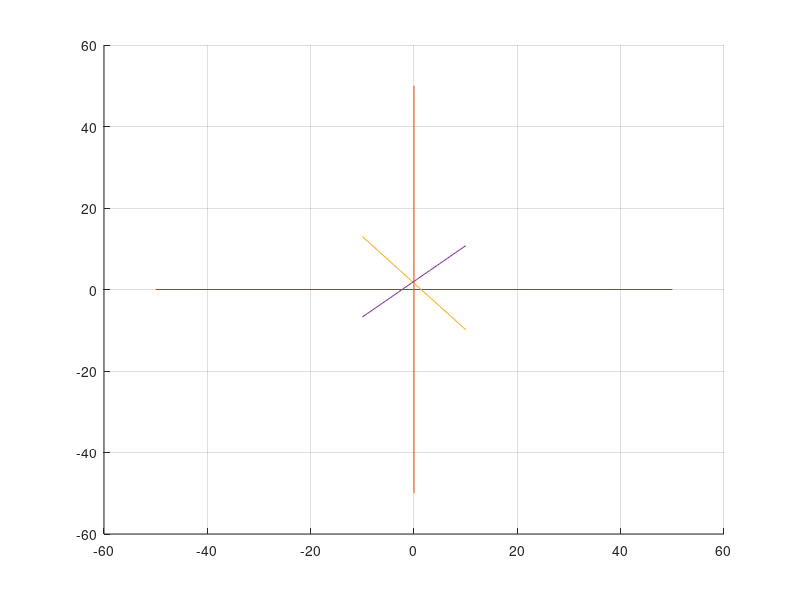

Recreate this plot in MATLAB.
clc,clear            %Limpio todo los datos 'basura'
a=[-50 50];          %El tamaño del plano
b=a-a;               %Deje esto quieto
hold on;
    plot(a,b);
    plot(b,a);
grid on;             %Hasta aqui


x=-10:0.5:10;          %Los valores que va a tomar x1
                     
y=-8/7*x+22/14;      %Ecuacion lineal de y1

plot(x,y);           %Esto hace que grafique la recta l1


x=-10:0.5:10;          %Los valores que va a tomar x2
                     
y=7/8*x+2;           %Ecuacion lineal y2

plot(x,y);           %Esto hace que grafique la recta l2